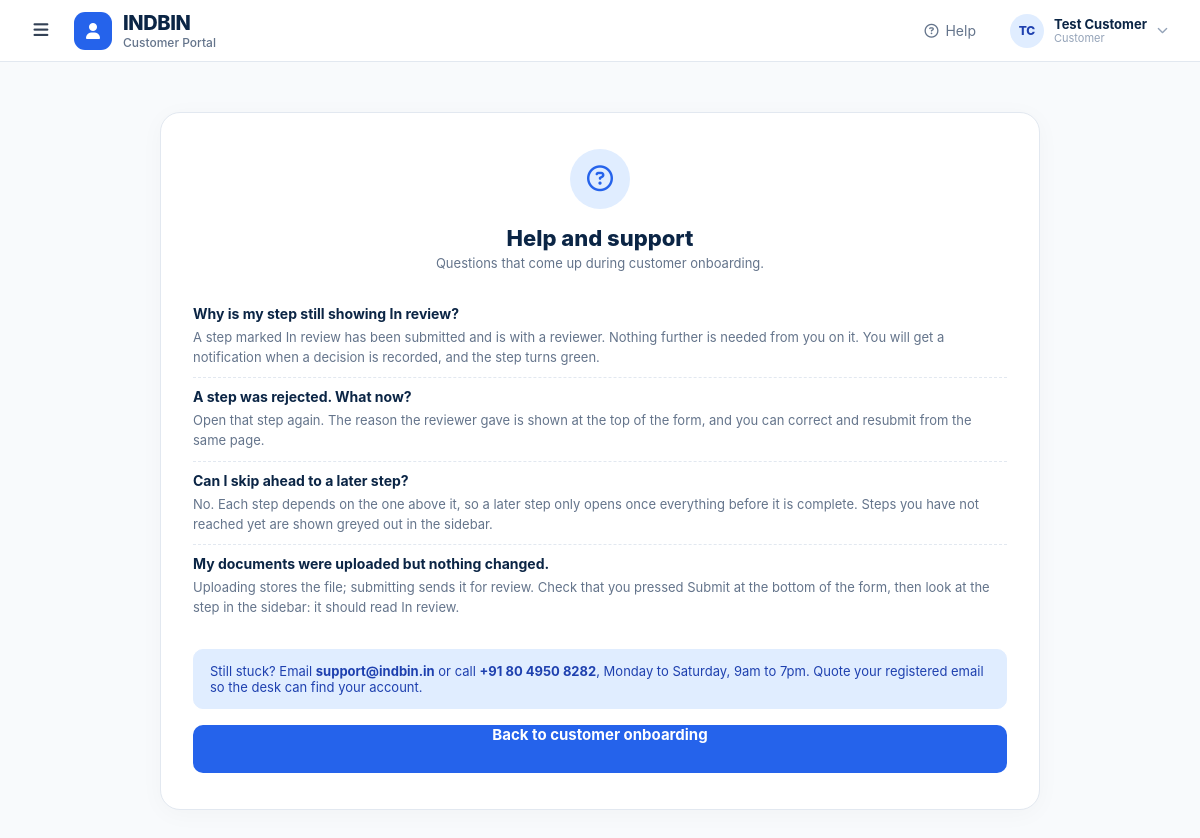
Screenshot of /help.php (signed in) with the database file from the repository.
### tables this page shows
CREATE TABLE users (
    id                INT UNSIGNED AUTO_INCREMENT PRIMARY KEY,
    role              ENUM('customer','agent','merchant','admin') NOT NULL DEFAULT 'customer',
    full_name         VARCHAR(150)  NOT NULL,
    email             VARCHAR(190)  NOT NULL,
    mobile            VARCHAR(15)   NULL,
    password_hash     VARCHAR(255)  NOT NULL,

     
    party_code        VARCHAR(32)   NULL,
    customer_code     VARCHAR(32)   NULL,    

     
    business_name     VARCHAR(180)  NULL,
    business_type     VARCHAR(100)  NULL,
    merchant_id       INT UNSIGNED  NULL,    

     
    referral_code     VARCHAR(24)   NULL,
    upline_id         INT UNSIGNED  NULL,

     
    mobile_verified   TINYINT(1)    NOT NULL DEFAULT 0,
    email_verified    TINYINT(1)    NOT NULL DEFAULT 0,
    kyc_status        ENUM('not_started','pending','approved','rejected','resubmit')
                      NOT NULL DEFAULT 'not_started',
    business_verification_status ENUM('not_started','pending','approved','rejected')
                      NOT NULL DEFAULT 'not_started',
    background_status ENUM('not_started','pending','approved','rejected')
                      NOT NULL DEFAULT 'not_started',
    onboarding_step   TINYINT UNSIGNED NOT NULL DEFAULT 1,
    account_status    ENUM('registered','onboarding','active','suspended','closed')
                      NOT NULL DEFAULT 'registered',

    risk_score        SMALLINT UNSIGNED NULL,
    risk_category     VARCHAR(30)   NULL,
    credit_limit      DECIMAL(12,2) NOT NULL DEFAULT 0.00,

    preferred_support_channel VARCHAR(30) NULL,
    onboarding_completed_at   DATETIME NULL,
    agreement_signed_at       DATETIME NULL,
    product_enablement_completed_at DATETIME NULL,
    account_setup_completed_at DATETIME NULL,
    training_completed_at     DATETIME NULL,
    app_walkthrough_completed_at DATETIME NULL,

    last_login_at     DATETIME      NULL,
    created_at        TIMESTAMP     NOT NULL DEFAULT CURRENT_TIMESTAMP,
    updated_at        TIMESTAMP     NOT NULL DEFAULT CURRENT_TIMESTAMP ON UPDATE CURRENT_TIMESTAMP,

    UNIQUE KEY uq_users_email    (email),
    UNIQUE KEY uq_users_mobile   (mobile),
    UNIQUE KEY uq_users_party    (party_code),
    UNIQUE KEY uq_users_code     (customer_code),
    UNIQUE KEY uq_users_referral (referral_code),
    KEY idx_users_role_status    (role, account_status),
    KEY idx_users_upline         (upline_id)
);

### core/guard.php (called while the page is built, shortened)
<?php
function require_login(PDO $pdo): array
{
    $stmt = $pdo->prepare("SELECT * FROM users WHERE id = ? LIMIT 1");
    $stmt->execute([(int)$_SESSION['user_id']]);
    $user = $stmt->fetch();
    return $user;
}

### core/helpers.php (called while the page is built, shortened)
<?php
function e(?string $v): string
{
    return htmlspecialchars($v ?? '', ENT_QUOTES | ENT_SUBSTITUTE, 'UTF-8');
}

### core/auth.php (called while the page is built, shortened)
<?php
function landing_url(array $user): string
{
    $role   = strtolower((string)$user['role']);
    $kyc    = (string)($user['kyc_status'] ?? 'not_started');
    if ($role === 'customer') {
        return BASE_URL . '/customer/index.php';
    }
    return match (true) {
        in_array($kyc, ['not_started', 'not_submitted', 'rejected'], true)
            => BASE_URL . '/agent/ekyc/upload.php',
        $kyc !== 'approved'
            => BASE_URL . '/agent/ekyc/status.php',
        default
            => BASE_URL . '/agent/background/index.php',
    };
}

### help.php (the view, shortened to what this page needs)
<?php
require_once __DIR__ . '/core/bootstrap.php';
require_once __DIR__ . '/customer/portal/topbar.php';
$user = require_login($pdo);
$role = (string)$user['role'];
$portal = in_array($role, ['customer', 'agent', 'merchant'], true) ? $role : 'customer';
$journey = match ($role) {
    'agent'    => 'agent onboarding',
    'merchant' => 'merchant onboarding',
    'admin'    => 'the back office',
    default    => 'customer onboarding',
};
$faqs = [
    [
        'Why is my step still showing In review?',
        'A step marked In review has been submitted and is with a reviewer.'
        . ' Nothing further is needed from you on it. You will get a notification'
        . ' when a decision is recorded, and the step turns green.',
    ],
    [
        'A step was rejected. What now?',
        'Open that step again. The reason the reviewer gave is shown at the top'
        . ' of the form, and you can correct and resubmit from the same page.',
    ],
    [
        'Can I skip ahead to a later step?',
        'No. Each step depends on the one above it, so a later step only opens'
        . ' once everything before it is complete. Steps you have not reached'
        . ' yet are shown greyed out in the sidebar.',
    ],
    [
        'My documents were uploaded but nothing changed.',
        'Uploading stores the file; submitting sends it for review. Check that'
        . ' you pressed Submit at the bottom of the form, then look at the step'
        . ' in the sidebar: it should read In review.',
    ],
];
?><!DOCTYPE html>
<html lang="en">
<head>
<link rel="stylesheet" href="https://cdnjs.cloudflare.com/ajax/libs/font-awesome/6.5.2/css/all.min.css">
<link rel="stylesheet" href="<?= BASE_URL ?>/assets/indbin.css">
</head>
<body data-portal="<?= e($portal) ?>">
<?php render_topbar($pdo, $user, 'onboarding'); ?>
<main class="main">
    <div class="card wide">
        <div class="card-head">
            <div class="card-icon"><i class="fa-regular fa-circle-question"></i></div>
            <h2>Help and support</h2>
            <p>Questions that come up during <?= e($journey) ?>.</p>
        </div>
        <div class="details">
            <?php foreach ($faqs as [$q, $a]): ?>
                <div style="display:block;">
                    <strong style="display:block;color:var(--ink);font-size:14px;margin-bottom:5px;">
                        <?= e($q) ?>
                    </strong>
                    <span style="display:block;color:var(--muted);font-weight:400;text-align:left;font-size:13px;line-height:1.55;">
                        <?= e($a) ?>
                    </span>
                </div>
            <?php endforeach; ?>
        </div>
        <div class="alert alert-info" style="margin-top:22px;">
            Still stuck? Email <strong>support@indbin.in</strong> or call
            <strong>+91 80 4950 8282</strong>, Monday to Saturday, 9am to 7pm.
            Quote your registered email so the desk can find your account.
        </div>
        <a class="btn" href="<?= e(landing_url($user)) ?>"
           style="display:block;text-align:center;text-decoration:none;">
            Back to <?= e($journey) ?>
        </a>
    </div>
</main>
</body>
</html>

### customer/portal/topbar.php (shortened to what this page needs)
<?php
function render_topbar(PDO $pdo, array $user, string $context = 'portal'): void
{
    $role = (string)($user['role'] ?? 'customer');
    $roleLabel = match ($role) {
        'admin'    => 'Back office',
        'agent'    => 'Agent',
        'merchant' => 'Merchant',
        default    => 'Customer',
    };
    $portalLabel = match ($role) {
        'admin'    => 'Back office',
        'agent'    => 'Agent Portal',
        'merchant' => 'Merchant Portal',
        default    => 'Customer Portal',
    };
    $portalIcon = match ($role) {
        'admin'    => 'fa-shield-halved',
        'agent'    => 'fa-user-tie',
        'merchant' => 'fa-store',
        default    => 'fa-user',
    };
    $parts    = preg_split('/\s+/', trim((string)$user['full_name'])) ?: [];
    $initials = strtoupper(
        mb_substr($parts[0] ?? '?', 0, 1) . (count($parts) > 1 ? mb_substr(end($parts), 0, 1) : '')
    );
    ?>
<header class="topbar">
    <div class="topbar-left">
        <button type="button" class="nav-toggle" aria-label="Toggle navigation"
                aria-expanded="true" onclick="toggleNav(this)">
            <i class="fa-solid fa-bars"></i>
        </button>
        <a class="brand" href="<?= BASE_URL ?>/index.php">
            <span class="brand-mark" aria-hidden="true">
                <i class="fa-solid <?= e($portalIcon) ?>"></i>
            </span>
            <span class="brand-text">
                <span class="brand-name">IND<span>BIN</span></span>
                <span class="brand-sub"><?= e($portalLabel) ?></span>
            </span>
        </a>
    </div>
    <div class="topbar-right">
        <a class="help-link" href="<?= BASE_URL ?>/help.php">
            <i class="fa-regular fa-circle-question" aria-hidden="true"></i>
            <span>Help</span>
        </a>
        <details class="user-menu">
            <summary>
                <span class="avatar"><?= e($initials) ?></span>
                <span class="who">
                    <strong><?= e($user['full_name']) ?></strong>
                    <small><?= e($roleLabel) ?></small>
                </span>
                <i class="fa-solid fa-chevron-down" style="font-size:11px;color:var(--faint);"></i>
            </summary>
        </details>
    </div>
</header>
<?php
}

### rows the page displays
users: role "Customer Portal", full_name "TC", full_name "Test Customer", role "Customer", role "customer onboarding"

### other values shown
$q "Why is my step still showing In review?"
$a "A step marked In review has been submitted and is with a reviewer. Nothing further is needed from you on it. You will get a notification when a decision is recorded, and the step turns green."
$q "A step was rejected. What now?"
$a "Open that step again. The reason the reviewer gave is shown at the top of the form, and you can correct and resubmit from the same page."
$q "Can I skip ahead to a later step?"
$a "No. Each step depends on the one above it, so a later step only opens once everything before it is complete. Steps you have not reached yet are shown greyed out in the sidebar."
$q "My documents were uploaded but nothing changed."
$a "Uploading stores the file; submitting sends it for review. Check that you pressed Submit at the bottom of the form, then look at the step in the sidebar: it should read In review."
